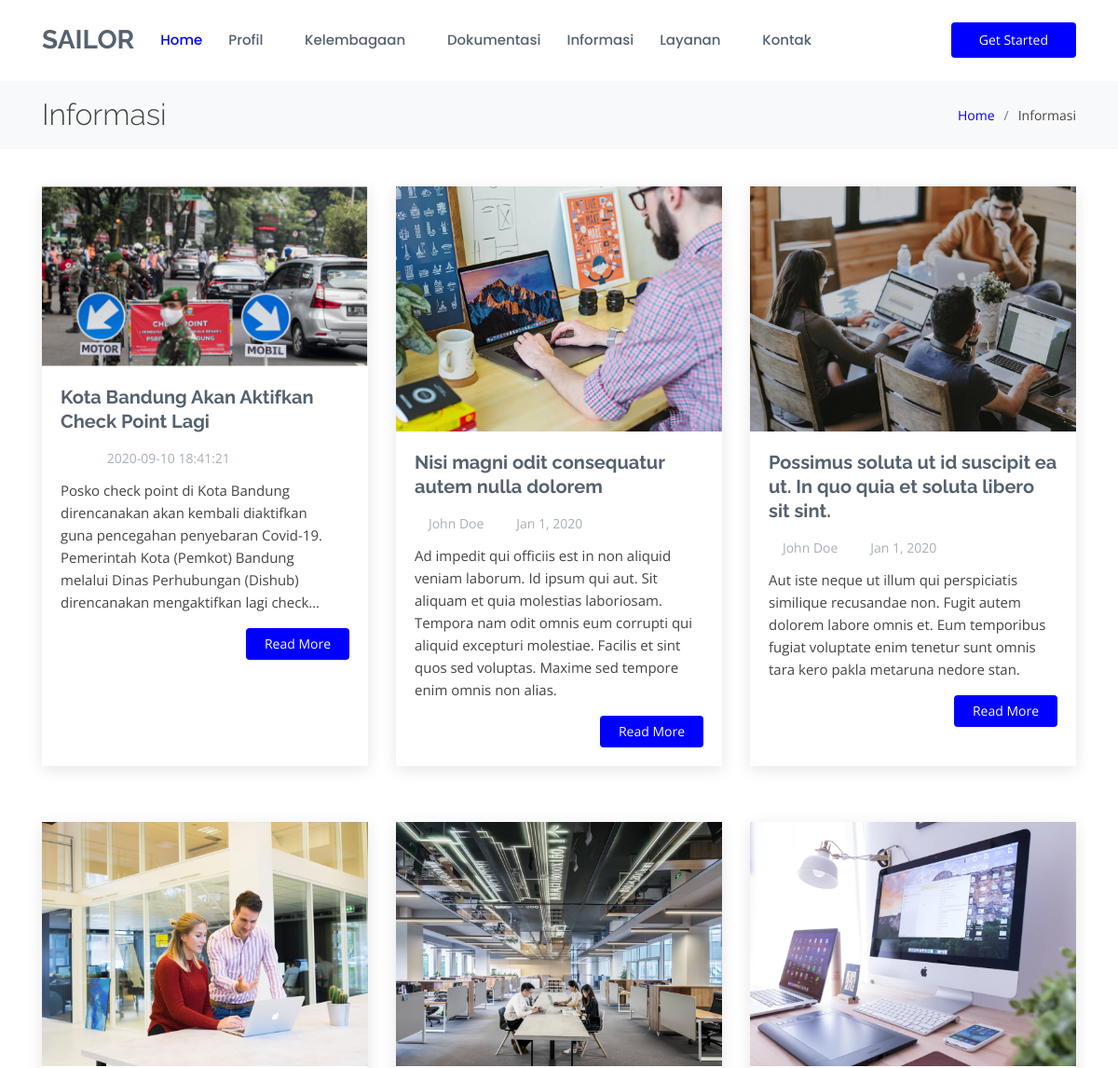
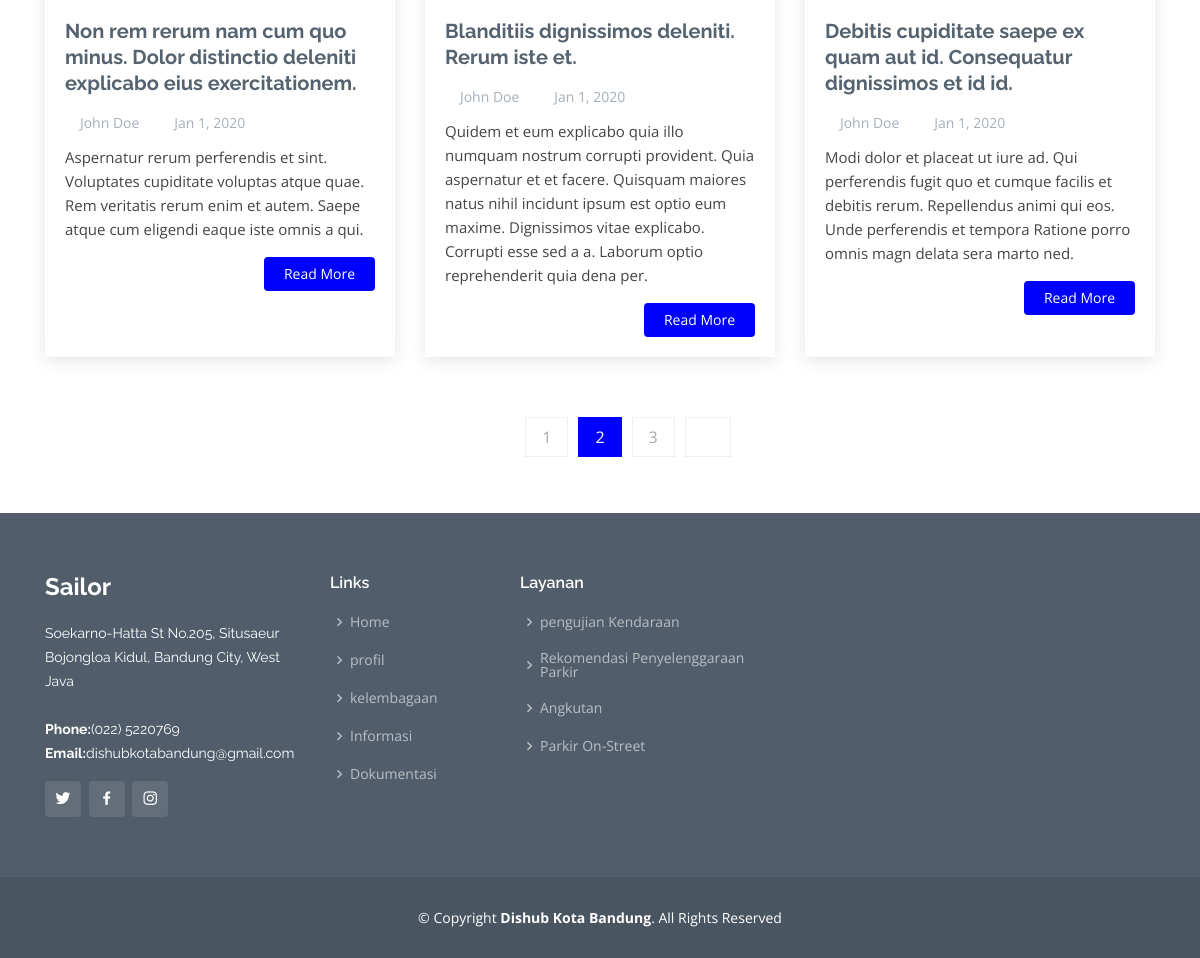
Page /informasi on the committed database (2 pictures, top to bottom).
### tables this page shows
CREATE TABLE `informasi` (
  `ID_informasi` int(11) NOT NULL,
  `img` varchar(250) NOT NULL,
  `judul_informasi` varchar(60) NOT NULL,
  `kategori` varchar(30) NOT NULL,
  `text_informasi` text NOT NULL,
  `waktu-upload` datetime NOT NULL,
  `ID_admin` int(11) NOT NULL
);

### app/core/Controller.php (called while the page is built, shortened)
<?php
class Controller{
    public function view($view, $data = []){
        require_once 'app/views/' . $view . '.php';
    }
    public function model($model){
        return new $model;
    }
}

### app/controllers/Informasi.php (called while the page is built, shortened)
<?php
Class Informasi extends controller{
    public function index(){
        $data['judul'] = 'Informasi';
        $data['informasi'] = $this->model('userModel')->getAllDataInformasi();
        $this->view('templates/beforeHeader', $data);
        $this->view('templates/header', $data);
        $this->view('informasi/index', $data);
        $this->view('templates/footer', $data);
        $this->view('templates/afterFooter', $data);
    }
}

### app/core/App.php (called while the page is built, shortened)
<?php
class App
{
    protected $method = 'index';
    protected $params = [];
    public function __construct()
    {
        $this->controller = new $this->controller;
        call_user_func_array([$this->controller, $this->method], $this->params);
    }
}

### index.php (called while the page is built, shortened)
<?php
$app = new App;

### app/core/Database.php (called while the page is built, shortened)
<?php
class Database
{
    private $host = DB_HOST;
    private $user = DB_USER;
    private $pass = DB_PASS;
    private $db_name = DB_NAME;
    private $dbh;
    private $stmt;
    public function __construct()
    {
        $dsn = 'mysql:host=' . $this->host . ';dbname=' . $this->db_name;
        $option = [
            PDO::ATTR_PERSISTENT => true,
            PDO::ATTR_ERRMODE => PDO::ERRMODE_EXCEPTION
        ];
        try {
            $this->dbh = new PDO($dsn, $this->user, $this->pass, $option);
        } catch (PDOException $e) {
            die($e->getMessage());
        }
    }
    public function query($query)
    {
        $this->stmt = $this->dbh->prepare($query);
    }
    public function execute()
    {
        $this->stmt->execute();
    }
    public function resultSet()
    {
        $this->execute();
        return $this->stmt->fetchAll(PDO::FETCH_ASSOC);
    }
}

### app/models/userModel.php (called while the page is built, shortened)
<?php
class userModel{
    private $db;
    public function __construct()
    {
        $this->db = new Database;
    }
    public function getAllDataInformasi()
    {
            $this->db->query("SELECT * FROM informasi");
            return $this->db->resultSet();
        }
}

### app/views/informasi/index.php (the view, shortened to what this page needs)
<section id="breadcrumbs" class="breadcrumbs">
     <div class="container">
       <div class="d-flex justify-content-between align-items-center">
         <h2><?= $data['judul']; ?></h2>
         <ol>
           <li><a href="<?= BASEURL; ?>/home">Home</a></li>
           <li><?= $data['judul']; ?></li>
         </ol>
       </div>
     </div>
   </section>
   <section id="blog" class="blog">
     <div class="container">
       <?php foreach($data['informasi'] as $informasi) : ?>
       <div class="row">
         <div class="col-lg-4  col-md-6 d-flex align-items-stretch" data-aos="fade-up">
           <article class="entry">
             <div class="entry-img">
               <img src="<?= BASEURL; ?>/public/img/dishub1.PNG" alt="" class="img-fluid">
             </div>
             <h2 class="entry-title">
               <a href="<?= BASEURL; ?>/informasi/informasiSingle"><?= $informasi['judul_informasi']?></a>
             </h2>
             <div class="entry-meta">
               <ul>
                 <li class="d-flex align-items-center"><i class="icofont-user"></i> <a href="<?= BASEURL; ?>/informasi/informasiSingle"><?= $informasi['username']?></a></li>
                 <li class="d-flex align-items-center"><i class="icofont-wall-clock"></i> <a href="<?= BASEURL; ?>/blog/blogSingle"><time datetime="2020-01-01"><?= $informasi['waktu-upload']?></time></a></li>
               </ul>
             </div>
             <div class="entry-content">
               <p class="limit-text">
                 <?= $informasi['text_informasi']?>
               </p>
               <div class="read-more">
                 <a href="<?= BASEURL; ?>/informasi/detailInformasi/<?= $informasi['ID_informasi']?>">Read More</a>
               </div>
             </div>
           </article>
         </div>
         <?php endforeach; ?>
         <div class="col-lg-4  col-md-6 d-flex align-items-stretch" data-aos="fade-up">
           <article class="entry">
             <div class="entry-img">
               <img src="<?= BASEURL; ?>/public/img/blog-2.jpg" alt="" class="img-fluid">
             </div>
             <h2 class="entry-title">
               <a href="<?= BASEURL; ?>/informasi/informasiSingle">Nisi magni odit consequatur autem nulla dolorem</a>
             </h2>
             <div class="entry-meta">
               <ul>
                 <li class="d-flex align-items-center"><i class="icofont-user"></i> <a href="<?= BASEURL; ?>/informasi/informasiSingle">John Doe</a></li>
                 <li class="d-flex align-items-center"><i class="icofont-wall-clock"></i> <a href="<?= BASEURL; ?>/informasi/informasiSingle"><time datetime="2020-01-01">Jan 1, 2020</time></a></li>
               </ul>
             </div>
             <div class="entry-content">
               <p>
                 Ad impedit qui officiis est in non aliquid veniam laborum. Id ipsum qui aut. Sit aliquam et quia molestias laboriosam. Tempora nam odit omnis eum corrupti qui aliquid excepturi molestiae. Facilis et sint quos sed voluptas. Maxime sed tempore enim omnis non alias.
               </p>
               <div class="read-more">
                 <a href="<?= BASEURL; ?>/informasi/informasiSingle">Read More</a>
               </div>
             </div>
           </article>
         </div>
         <div class="col-lg-4  col-md-6 d-flex align-items-stretch" data-aos="fade-up">
           <article class="entry">
             <div class="entry-img">
               <img src="<?= BASEURL; ?>/public/img/blog-3.jpg" alt="" class="img-fluid">
             </div>
             <h2 class="entry-title">
               <a href="<?= BASEURL; ?>/informasi/informasiSingle">Possimus soluta ut id suscipit ea ut. In quo quia et soluta libero sit sint.</a>
             </h2>
             <div class="entry-meta">
               <ul>
                 <li class="d-flex align-items-center"><i class="icofont-user"></i> <a href="<?= BASEURL; ?>/informasi/informasiSingle">John Doe</a></li>
                 <li class="d-flex align-items-center"><i class="icofont-wall-clock"></i> <a href="<?= BASEURL; ?>/informasi/informasiSingle"><time datetime="2020-01-01">Jan 1, 2020</time></a></li>
               </ul>
             </div>
             <div class="entry-content">
               <p>
                 Aut iste neque ut illum qui perspiciatis similique recusandae non. Fugit autem dolorem labore omnis et. Eum temporibus fugiat voluptate enim tenetur sunt omnis tara kero pakla metaruna nedore stan.
               </p>
               <div class="read-more">
                 <a href="<?= BASEURL; ?>/informasi/informasiSingle">Read More</a>
               </div>
             </div>
           </article>
         </div>
         <div class="col-lg-4  col-md-6 d-flex align-items-stretch" data-aos="fade-up">
           <article class="entry">
             <div class="entry-img">
               <img src="<?= BASEURL; ?>/public/img/blog-4.jpg" alt="" class="img-fluid">
             </div>
             <h2 class="entry-title">
               <a href="<?= BASEURL; ?>/informasi/blogSingle">Non rem rerum nam cum quo minus. Dolor distinctio deleniti explicabo eius exercitationem.</a>
             </h2>
             <div class="entry-meta">
               <ul>
                 <li class="d-flex align-items-center"><i class="icofont-user"></i> <a href="<?= BASEURL; ?>/informasi/informasiSingle">John Doe</a></li>
                 <li class="d-flex align-items-center"><i class="icofont-wall-clock"></i> <a href="<?= BASEURL; ?>/informasi/informasiSingle"><time datetime="2020-01-01">Jan 1, 2020</time></a></li>
               </ul>
             </div>
             <div class="entry-content">
               <p>
                 Aspernatur rerum perferendis et sint. Voluptates cupiditate voluptas atque quae. Rem veritatis rerum enim et autem. Saepe atque cum eligendi eaque iste omnis a qui.
               </p>
               <div class="read-more">
                 <a href="<?= BASEURL; ?>/informasi/informasiSingle">Read More</a>
               </div>
             </div>
           </article>
         </div>
         <div class="col-lg-4  col-md-6 d-flex align-items-stretch" data-aos="fade-up">
           <article class="entry">
             <div class="entry-img">
               <img src="<?= BASEURL; ?>/public/img/blog-5.jpg" alt="" class="img-fluid">
             </div>
             <h2 class="entry-title">
               <a href="<?= BASEURL; ?>/informasi/informasiSingle">Blanditiis dignissimos deleniti. Rerum iste et.</a>
             </h2>
             <div class="entry-meta">
               <ul>
                 <li class="d-flex align-items-center"><i class="icofont-user"></i> <a href="<?= BASEURL; ?>/informasi/informasiSingle">John Doe</a></li>
                 <li class="d-flex align-items-center"><i class="icofont-wall-clock"></i> <a href="<?= BASEURL; ?>/informasi/informasiSingle"><time datetime="2020-01-01">Jan 1, 2020</time></a></li>
               </ul>
             </div>
             <div class="entry-content">
               <p>
                 Quidem et eum explicabo quia illo numquam nostrum corrupti provident. Quia aspernatur et et facere. Quisquam maiores natus nihil incidunt ipsum est optio eum maxime. Dignissimos vitae explicabo. Corrupti esse sed a a. Laborum optio reprehenderit quia dena per.
               </p>
               <div class="read-more">
                 <a href="<?= BASEURL; ?>/informasi/informasiSingle">Read More</a>
               </div>
             </div>
           </article>
         </div>
         <div class="col-lg-4  col-md-6 d-flex align-items-stretch" data-aos="fade-up">
           <article class="entry">
             <div class="entry-img">
               <img src="<?= BASEURL; ?>/public/img/blog-6.jpg" alt="" class="img-fluid">
             </div>
             <h2 class="entry-title">
               <a href="<?= BASEURL; ?>informasi/informasiSingle">Debitis cupiditate saepe ex quam aut id. Consequatur dignissimos et id id.</a>
             </h2>
             <div class="entry-meta">
               <ul>
                 <li class="d-flex align-items-center"><i class="icofont-user"></i> <a href="<?= BASEURL; ?>informasi/informasiSingle">John Doe</a></li>
                 <li class="d-flex align-items-center"><i class="icofont-wall-clock"></i> <a href="<?= BASEURL; ?>/informasi/informasiSingle"><time datetime="2020-01-01">Jan 1, 2020</time></a></li>
               </ul>
             </div>
             <div class="entry-content">
               <p>
                 Modi dolor et placeat ut iure ad. Qui perferendis fugit quo et cumque facilis et debitis rerum. Repellendus animi qui eos. Unde perferendis et tempora Ratione porro omnis magn delata sera marto ned.
               </p>
               <div class="read-more">
                 <a href="<?= BASEURL; ?>/informasi/informasiSingle">Read More</a>
               </div>
             </div>
           </article>
         </div>
       </div>
       <div class="blog-pagination" data-aos="fade-up">
         <ul class="justify-content-center">
           <li class="disabled"><i class="icofont-rounded-left"></i></li>
           <li><a href="#">1</a></li>
           <li class="active"><a href="#">2</a></li>
           <li><a href="#">3</a></li>
           <li><a href="#"><i class="icofont-rounded-right"></i></a></li>
         </ul>
       </div>
     </div>
   </section>

### app/views/templates/beforeHeader.php (shortened to what this page needs)
<!DOCTYPE html>
<html lang="en">
<head>
    <link href="<?= BASEURL; ?>/public/vendor/bootstrap/css/bootstrap.min.css" rel="stylesheet">
    <link href="<?= BASEURL; ?>/public/vendor/icofont/icofont.min.css" rel="stylesheet">
    <link href="<?= BASEURL; ?>/public/vendor/boxicons/css/boxicons.min.css" rel="stylesheet">
    <link href="<?= BASEURL; ?>/public/vendor/animate.css/animate.min.css" rel="stylesheet">
    <link href="<?= BASEURL; ?>/public/vendor/remixicon/remixicon.css" rel="stylesheet">
    <link href="<?= BASEURL; ?>/public/vendor/venobox/venobox.css" rel="stylesheet">
    <link href="<?= BASEURL; ?>/public/vendor/owl.carousel/assets/owl.carousel.min.css" rel="stylesheet">
    <link href="<?= BASEURL; ?>/public/css/style.css" rel="stylesheet">
</head>

### app/views/templates/header.php (shortened to what this page needs)
<body>
    <header id="header" class="fixed-top ">
        <div class="container d-flex align-items-center">
            <h1 class="logo"><a href="<?= BASEURL; ?>/home">Sailor</a></h1>
            <nav class="nav-menu d-none d-lg-block">
                <ul>
                    <li class="active"><a href="<?= BASEURL; ?>/home">Home</a></li>
                    <li class="drop-down"><a href="">Profil</a>
                    </li>
                    <li class="drop-down"><a href="">Kelembagaan</a>
                    </li>
                    <li><a href="<?= BASEURL; ?>/dokumentasi">Dokumentasi</a></li>
                    <li><a href="<?= BASEURL; ?>/informasi">Informasi</a></li>
                    <li class="drop-down"><a href="">Layanan</a>
                    </li>
                    <li><a href="<?= BASEURL; ?>/kontak">Kontak</a></li>
                </ul>
            </nav>
            <a href="<?= BASEURL; ?>/home" class="get-started-btn ml-auto">Get Started</a>
        </div>
    </header>

### app/views/templates/footer.php
<footer id="footer">
    <div class="footer-top">
        <div class="container">
            <div class="row">
                <div class="col-lg-3 col-md-6">
                    <div class="footer-info">
                        <h3>Sailor</h3>
                        <p>
                        Soekarno-Hatta St No.205, Situsaeur<br>
                        Bojongloa Kidul, Bandung City, West Java<br><br>
                            <strong>Phone:</strong>(022) 5220769<br>
                            <strong>Email:</strong>dishubkotabandung@gmail.com<br>
                        </p>
                        <div class="social-links mt-3">
                            <a href="#" class="twitter"><i class="bx bxl-twitter"></i></a>
                            <a href="#" class="facebook"><i class="bx bxl-facebook"></i></a>
                            <a href="#" class="instagram"><i class="bx bxl-instagram"></i></a>
                        </div>
                    </div>
                </div>
                <div class="col-lg-2 col-md-6 footer-links">
                    <h4>Links</h4>
                    <ul>
                        <li><i class="bx bx-chevron-right"></i> <a href="#">Home</a></li>
                        <li><i class="bx bx-chevron-right"></i> <a href="#">profil</a></li>
                        <li><i class="bx bx-chevron-right"></i> <a href="#">kelembagaan</a></li>
                        <li><i class="bx bx-chevron-right"></i> <a href="#">Informasi</a></li>
                        <li><i class="bx bx-chevron-right"></i> <a href="#">Dokumentasi</a></li>
                    </ul>
                </div>
                <div class="col-lg-3 col-md-6 footer-links">
                    <h4>Layanan</h4>
                    <ul>
                        <li><i class="bx bx-chevron-right"></i> <a href="#">pengujian Kendaraan</a></li>
                        <li><i class="bx bx-chevron-right"></i> <a href="#">Rekomendasi Penyelenggaraan Parkir</a></li>
                        <li><i class="bx bx-chevron-right"></i> <a href="#">Angkutan</a></li>
                        <li><i class="bx bx-chevron-right"></i> <a href="#">Parkir On-Street</a></li>
                    </ul>
                </div>
            </div>
        </div>
    </div>
    <div class="container">
        <div class="copyright">
            &copy; Copyright <strong><span>Dishub Kota Bandung</span></strong>. All Rights Reserved
        </div>
    </div>
</footer>

### app/views/templates/afterFooter.php (shortened to what this page needs)
</body>
</html>

### rows in the picture
informasi: judul_informasi "Kota Bandung Akan Aktifkan Check Point Lagi", value "2020-09-10 18:41:21", text_informasi "Posko check point di Kota Bandung direncanakan akan kembali diaktifkan guna pencegahan penyebaran Covid-19. Pemerintah Kota (Pemkot) Bandung melalui Dinas Perhubungan (Dishub) direncanakan mengaktifkan lagi…"

### other values in the picture
$data['judul'] "Informasi"
